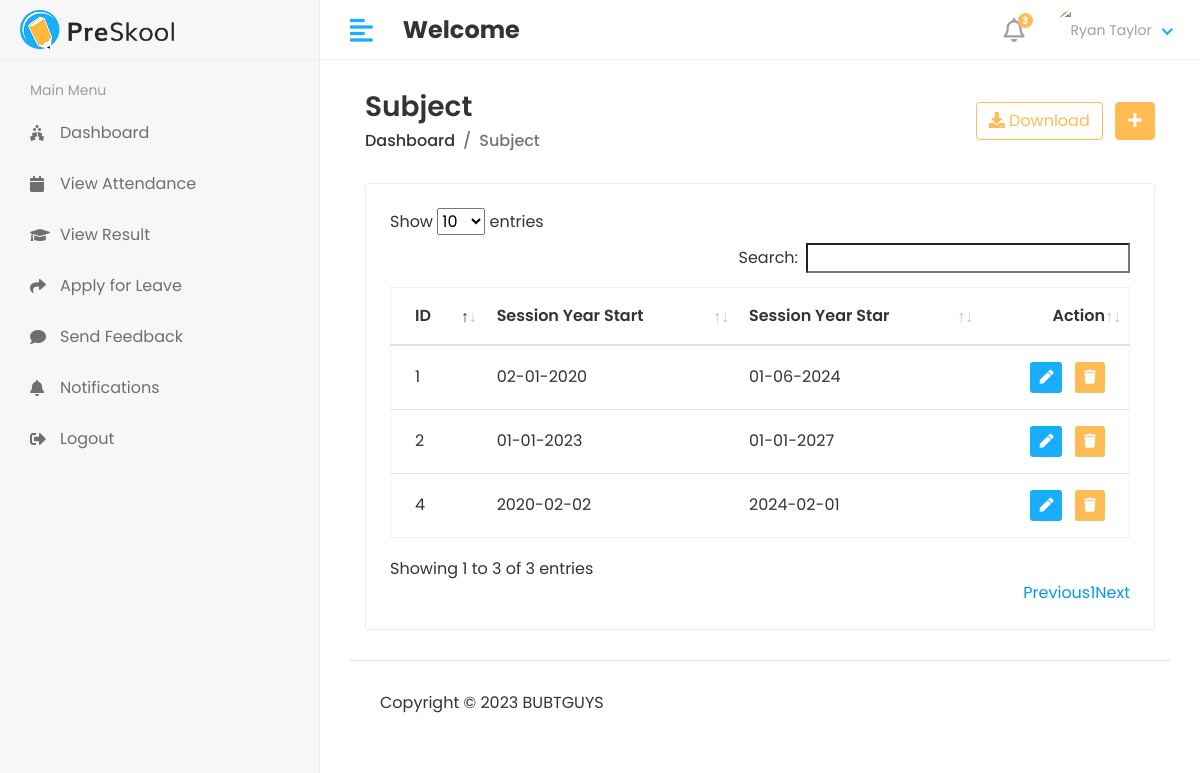
/Admin1/Session/View, run on an earlier commit of the app's database.
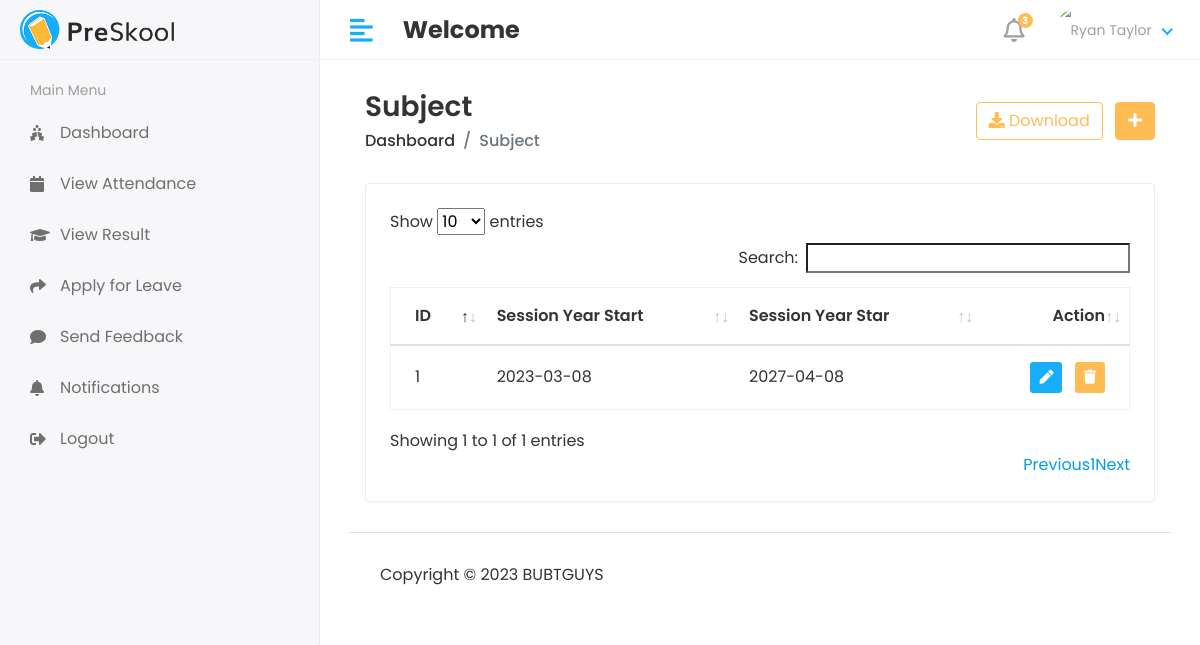
And on a later commit of the database.
### app/models.py (models this page shows, shortened)
class Session_Year(models.Model):
    session_start=models.CharField(max_length=100)
    session_end=models.CharField(max_length=100)

### ticket/admin1.py (the view)
# urls.py: path('Admin1/Session/View',admin1.VIEW_SESSION, name='view_session'),
def VIEW_SESSION(request):
    session= Session_Year.objects.all()
    context={
        'session':session,
    }
    return render(request,'admin1/view_session.html',context)

### templates/admin1/view_session.html (shortened to what this page needs)
{% extends 'base.html' %}
{% block content %}
<div class="content container-fluid">
               <div class="page-header">
                  <div class="row align-items-center">
                     <div class="col">
                        <h3 class="page-title">Subject</h3>
                        <ul class="breadcrumb">
                           <li class="breadcrumb-item"><a href="index.html">Dashboard</a></li>
                           <li class="breadcrumb-item active">Subject</li>
                        </ul>
                     </div>
                     <div class="col-auto text-right float-right ml-auto">
                        <a href="#" class="btn btn-outline-primary mr-2"><i class="fas fa-download"></i> Download</a>
                        <a href="add-student.html" class="btn btn-primary"><i class="fas fa-plus"></i></a>
                     </div>
                  </div>
               </div>
               <div class="row">
                  <div class="col-sm-12">
                     <div class="card card-table">
                        <div class="card-body">
                           <div class="table-responsive">
                              <table id="table_id" class="table table-hover table-center mb-0">
                                 <thead>
                                    <tr>
                                       <th>ID</th>
                                       <th>Session Year Start</th>
                                        <th>Session Year Star</th>
                                       <th class="text-right">Action</th>
                                    </tr>
                                 </thead>
                                 <tbody>
                                 {% for i in session %}
                                    <tr>
                                       <td>{{i.id}}</td>
                                       <td>{{i.session_start}}</td>
                                        <td>{{i.session_end}}</td>
                                       <td class="text-right">
                                          <div class="actions">
                                             <a href="{% url 'edit_session' i.id %}" class="btn btn-sm bg-success-light mr-2">
                                             <i class="fas fa-pen"></i>
                                             </a>
                                             <a href="{% url 'delete_session' i.id %}" class="btn btn-sm bg-danger-light">
                                             <i class="fas fa-trash"></i>
                                             </a>
                                          </div>
                                       </td>
                                    </tr>
                                 {% endfor %}
                                 </tbody>
                              </table>
                           </div>
                        </div>
                     </div>
                  </div>
               </div>
            </div>
{% endblock %}

What changed in the data, as far as the page shows it:
removed Session_Year: id "2", session_start "01-01-2023", session_end "01-01-2027"
removed Session_Year: id "4", session_start "2020-02-02", session_end "2024-02-01"
changed Session_Year id 1: session_start "02-01-2020" → "2023-03-08"; session_end "01-06-2024" → "2027-04-08"
Also different on the page:
text written by a page script: "Show entries Search: Showing 1 to 3 of 3 entries Previous 1 Next" → "Show entries Search: Showing 1 to 1 of 1 entries Previous 1 Next"
